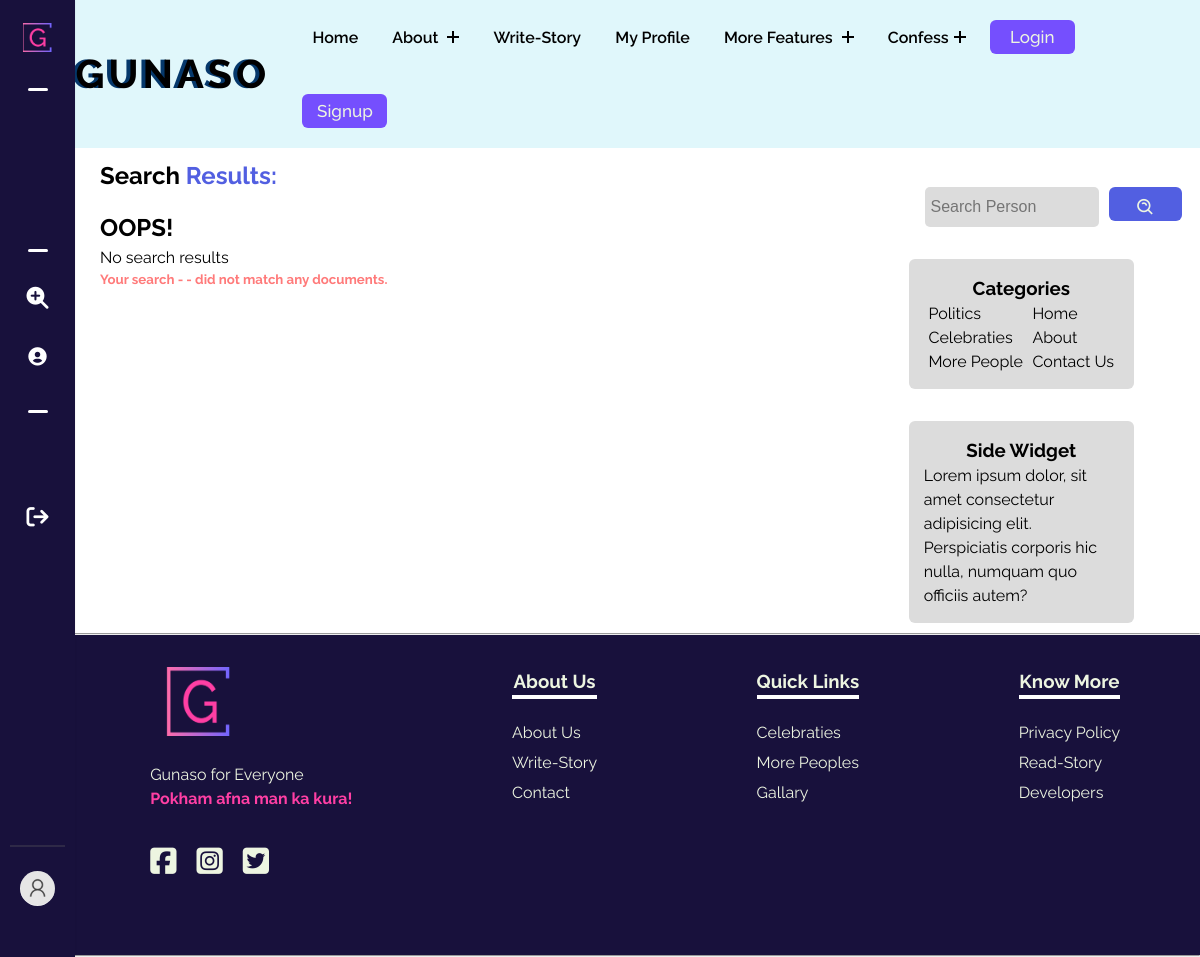
Before: /searchtopic/ with the older database file.
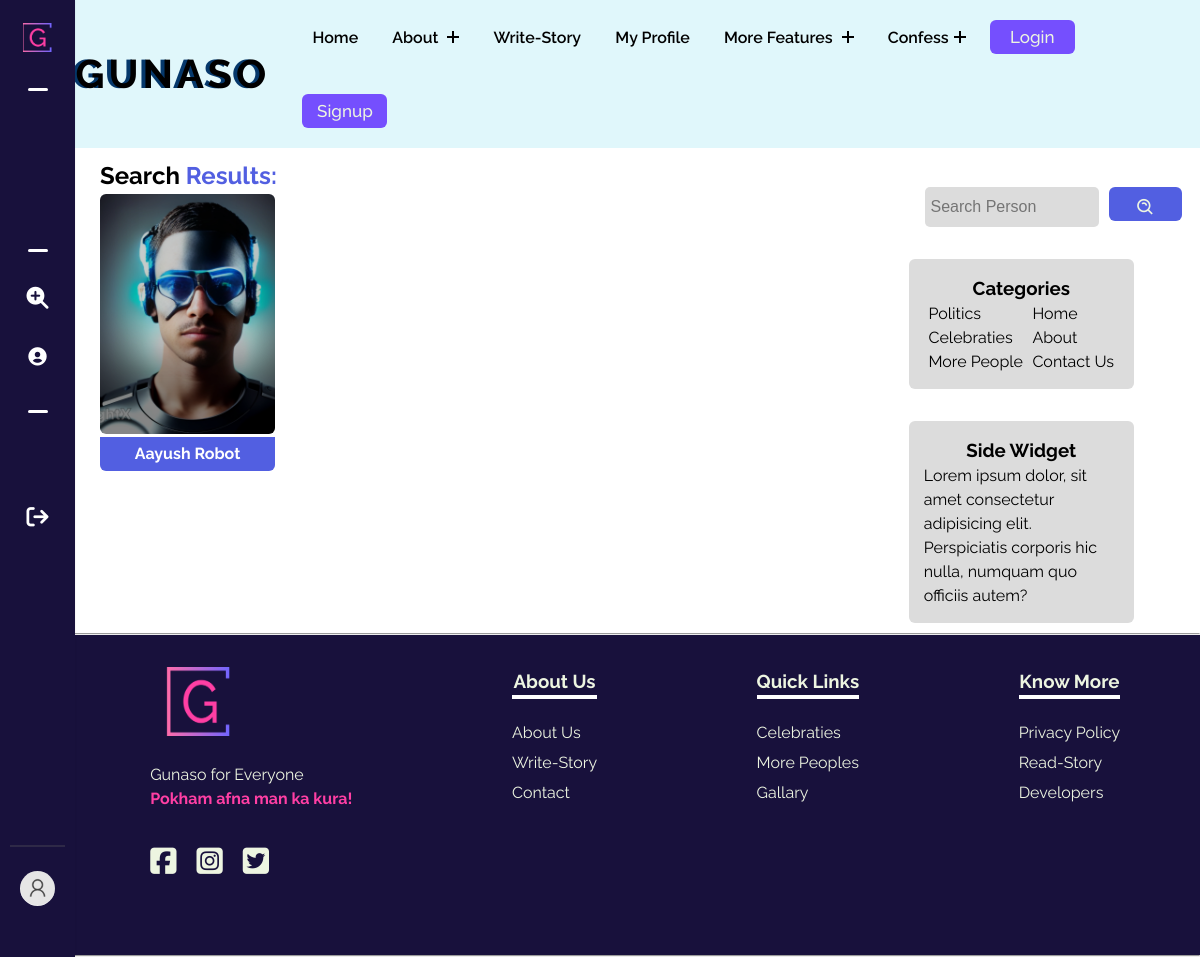
After: the same page with the newer database file.
### gunasoApp/models.py (models this page shows, shortened)
class Topic(models.Model):
    sno = models.AutoField(primary_key=True)
    name = models.CharField(max_length=30)
    date = models.DateTimeField()
    tagone = models.CharField(max_length=10)
    tagtwo = models.CharField(max_length=10)
    slug = models.CharField(max_length=130, default="slugthis")
    image = models.ImageField(upload_to="gunasoApp/images/topicimages", blank=True, default="upload-image")
    introduction = models.TextField()

### gunasoApp/views.py (the view)
# urls.py: path('searchtopic/', views.searchtopic, name="searchtopic"),
def searchtopic(request):
    query = request.GET.get('query', '')
    if len(query) > 100:
        allTopic = Topic.objects.none()
    else:
        try:
            user_id = int(query)
            topic = Topic.objects.filter(user_id=user_id)
        except ValueError:
            topic = Topic.objects.none()
        allTopicContent = Topic.objects.filter(name__icontains=query)
        allTopic = topic.union(allTopicContent)
    params = {'allTopic': allTopic, 'query': query}
    return render(request, 'topicsearch.html', params)

### templates/topicsearch.html (shortened to what this page needs)
{% extends 'base.html' %}
{% load static %}
    {% block base_style%}
    {{ block.super }}
    <link rel="stylesheet" href="{% static 'styles/topics.css' %}">
    {% endblock base_style%}
    {% block content %}
    <div class="famoustopicsmain">
        <div class="containflex">
            <div class="leftside">
                <h2>Search <span class="blue">Results:</span></h2>
                {% if allTopic|length < 1 %}
                <h2 style="margin-top: 1rem;">OOPS!</h2>
                <p>No search results</p>
                <h5 style="color:#ff7a7a;">Your search - <b>{{query}}</b> - did not match any documents.</h5>
                {% endif %}
                <div class="gridcontain">
                    {% for topic in allTopic %}
                    <div data-aos="fade-up">
                        <div class="card" style="background-image: url(../media/{{topic.image}});">
                        </div>
                        <div class="linksbtns">
                            <a class="usernameanchor" href="../topics/{{topic.slug}}">{{ topic.name }}</a>
                        </div>
                    </div>
                    {% endfor %}
                </div>
            </div>
            <div class="rightside">
                <div class="searchdiv">
                    <form method="get" action="{% url 'searchperson' %}">
                        <input class="searchinp" type="search" placeholder="Search Person"
                            aria-label="Search" name="query" id="query">
                        <button class="copybtn" type="submit" style="margin: 0;">
                            <i class='bx bx-search-alt'></i>
                        </button>
                    </form>
                </div>
                <div class="catandside">
                    <div class="categoriesdiv">
                        <h3>Categories</h3>
                        <div class="uls">
                            <ul class="lineone">
                                <li><a href="#">Politics</a></li>
                                <li><a href="#">Celebraties</a></li>
                                <li><a href="#">More People</a></li>
                            </ul>
                            <ul class="lineone">
                                <li><a href="/">Home</a></li>
                                <li><a href="/about">About</a></li>
                                <li><a href="/">Contact Us</a></li>
                            </ul>
                        </div>
                    </div>
                    <div class="categoriesdiv">
                        <h3>Side Widget</h3>
                        <p>Lorem ipsum dolor, sit amet consectetur adipisicing elit. Perspiciatis corporis hic nulla,
                            numquam quo officiis autem?</p>
                    </div>
                </div>
            </div>
        </div>
    </div>
    {% endblock %}

### templates/base.html (shortened to what this page needs)
{% load static %}
{% load webpush_notifications %}
<!DOCTYPE html>
<html lang="en">
<head>
    {% block base_style%}
    <link rel="stylesheet" href="{% static 'styles/base.css' %}">
    <link href="https://unpkg.com/aos@2.3.1/dist/aos.css" rel="stylesheet">
    {% endblock base_style%}
    <link rel="stylesheet" href="https://cdnjs.cloudflare.com/ajax/libs/font-awesome/4.7.0/css/font-awesome.min.css" />
    <link href="https://cdn.jsdelivr.net/npm/remixicon@4.0.0/fonts/remixicon.css" rel="stylesheet" />
    <link flex href="https://unpkg.com/boxicons@2.1.4/css/boxicons.min.css" rel="stylesheet" />
</head>
<body>
    <header class="header">
        <div class="container_nav">
            <div class="header-main">
                <div class="logo">
                    <a href="/">
                        <div class="contentlogo">
                            <h2 class="text" data-text="Gunaso">
                                Guanso
                            </h2>
                        </div>
                    </a>
                </div>
                <nav class="nav-menu">
                    <ul class="menu">
                        <li class="menu-item">
                            <a href="/">Home</a>
                        </li>
                        <li class="menu-item menu-item-has-children">
                            <a href="#" data-toggle="sub-menu">About <i class="plus"></i></a>
                        </li>
                        <li class="menu-item">
                            <a href="{% url 'writestory' %}">write-Story</a>
                        </li>
                        <li class="menu-item">
                            <a href="/user/{{request.user}}">My Profile</a>
                        </li>
                        <li class="menu-item menu-item-has-children">
                            <a href="#" data-toggle="sub-menu">More Features <i class="plus"></i></a>
                        </li>
                        <li class="menu-item menu-item-has-children">
                            <a href="#" data-toggle="sub-menu">Confess<i class="plus"></i></a>
                        </li>
                        {% if user.is_authenticated %}
                        <button id="logoutbtn" onclick="logoutfunc()">
                            Logout
                        </button>
                        {% else %}
                        <button id="loginbtn" onclick="loginfunc()">
                            Login
                        </button>
                        <button id="signupbtn" onclick="signupfunc()">
                            Signup
                        </button>
                        {% endif %}
                    </ul>
                </nav>
            </div>
        </div>
    </header>
    <nav class="sidebar hoverable close">
        <div class="logo_items flex">
            <span class="nav_image">
                <img src="{% static 'images/logos/g-high-resolution-logo-transparent.png' %}" alt="logo_img" />
            </span>
        </div>
        <div class="menu_container">
            <div class="menu_items">
                <ul class="menu_item">
                    <div class="menu_title flex">
                        <span class="line"></span>
                    </div>
                    <li class="item">
                        <a href="/user/{{request.user}}" class="link flex">
                            <i style="color: #fff;">
                                <lord-icon src="https://cdn.lordicon.com/hrjifpbq.json" trigger="hover"
                                    style="width:35px;height:35px" colors="primary:#fff,secondary:#fff">
                                </lord-icon>
                            </i>
                        </a>
                    </li>
                    <li class="item">
                        <a href="{% url 'update_profile' %}" class="link flex">
                            <i>
                                <lord-icon src="https://cdn.lordicon.com/ifsxxxte.json" trigger="hover"
                                    style="width:30px;height:30px" colors="primary:#fff,secondary:#fff">
                                </lord-icon>
                            </i>
                        </a>
                    </li>
                </ul>
                <ul class="menu_item">
                    <div class="menu_title flex">
                        <span class="line"></span>
                    </div>
                    <li class="item">
                        <a href="{% url 'person' %}" class="link flex">
                            <i class="fa-solid fa-magnifying-glass-plus"></i>
                        </a>
                    </li>
                    <li class="item">
                        <a href="{% url 'topics' %}" class="link flex">
                            <i class='bx bxs-user-circle'></i>
                        </a>
                    </li>
                </ul>
                <ul class="menu_item">
                    <div class="menu_title flex">
                        <span class="line"></span>
                    </div>
                    <li class="item">
                        <a href="{% url 'readstory' %}" class="link flex">
                            <i>
                                <lord-icon src="https://cdn.lordicon.com/depeqmsz.json" trigger="hover"
                                    style="width:30px;height:30px" colors="primary:#fff,secondary:#fff">
                                </lord-icon>
                            </i>
                        </a>
                    </li>
                    <li class="item">
                        {% if user.is_authenticated %}
                        <a href="{% url 'logout' %}" class="link flex">
                            <i class='bx bx-log-out-circle'></i>
                            <span>Logout</span>
                        </a>
                        {% else %}
                        <a href="{% url 'login' %}" class="link flex">
                            <i class="fa-solid fa-arrow-right-from-bracket"></i>
                        </a>
                        {% endif %}
                    </li>
                    <li class="item">
                        <a href="{% url 'developers' %}" class="link flex">
                            <i>
                                <lord-icon src="https://cdn.lordicon.com/eodeknny.json" trigger="hover"
                                    style="width:29px;height:29px; margin-left: 5px;" colors="primary:#fff,secondary:#fff">
                                </lord-icon>
                            </i>
                        </a>
                    </li>
                </ul>
            </div>
            <div class="sidebar_profile flex">
                {% if user.is_authenticated %}
                <span class="nav_image">
                    <img src="{{request.user.Profile.image.url}}" alt="logo_img"
                        style="border-radius: 50%; height: 35px; width:35px;" />
                </span>
                <div class="data_text">
                    <span class="name">{{request.user}}</span>
                    <br>
                    <span class="email">{{request.user.email}}</span>
                </div>
                {% else %}
                <span class="nav_image">
                    <img src="{% static 'images/nologgedin.jpg' %}" alt="logo_img"
                        style="border-radius: 50%; height: 35px; width:35px;" />
                </span>
                {% endif %}
            </div>
        </div>
    </nav>
    {% block content %} {% endblock %}
    <hr>
    <footer class="footer">
        <div class="fone">
            <img src="{% static 'images/logos/g-high-resolution-logo-transparent.png' %}" alt="lyamma lyamm logo"
                class="footer-logo">
            <p>Gunaso for Everyone<br> <span>Pokham afna man ka kura!</span></p>
            <div class="footer-links">
                <a href=""><i class="fa-brands fa-square-facebook"></i></a>
                <a href=""><i class="fa-brands fa-square-instagram"></i></a>
                <a href=""><i class="fa-brands fa-square-twitter"></i></a>
            </div>
        </div>
        <div class="ftwo">
            <ul>
                <h3 class="footer-h3">About Us</h3>
                <li><a href="{% url 'about' %}">About Us</a></li>
                <li><a href="{% url 'writestory' %}">Write-Story</a></li>
                <li><a href="{% url 'contact' %}">Contact</a></li>
            </ul>
        </div>
        <div class="fthree">
            <ul>
                <h3 class="footer-h3">Quick Links</h3>
                <li><a href="{% url 'topics'%}">Celebraties</a></li>
                <li><a href="{% url 'person'%}">More Peoples</a></li>
                <li><a href="{% url 'gallary' %}">Gallary</a></li>
            </ul>
        </div>
        <div class="ffour">
            <ul>
                <h3 class="footer-h3">Know More</h3>
                <li><a href="{% url 'privacypolicy' %}">Privacy Policy</a></li>
                <li><a href="{% url 'readstory' %}">Read-Story</a></li>
                <li><a href="{% url 'developers' %}">Developers</a></li>
            </ul>
        </div>
    </footer>
</body>
</html>

### static/styles/topics.css (style rules this page uses)
* { margin: 0; padding: 0; box-sizing: border-box; }
:root { --dark: #05386B; --darkgreen: #379683; --bcolor: #5CDB95; --backupgreen: #8EE4AF; --para: #EDF5E1; --mainheading: #FFF; --hotish: #FF3FA4; --skyblue: #525FE1; --deepdark: #1010; }
.blue { color: var(--skyblue); }
.copybtn { cursor: pointer; background-color: var(--skyblue); font-family: inherit; display: inline-block; width: 5em; height: 2em; line-height: 1.9em; margin: 10px 0; position: relative; overflow: hidden; border: 2px solid var(--color); transition: color .5s; z-index: 1; font-size: 17px; border-radius: 6px; font-weight: 500; color: var(--para); }
.copybtn:before { content: ""; position: absolute; z-index: -1; background: var(--skyblue); height: 150px; width: 200px; border-radius: 50%; }
.copybtn:before { top: 100%; left: 100%; transition: all .7s; }
.famoustopicsmain { margin: 0 .5rem 0 5rem; }
.containflex { padding: 10px; display: flex; gap: 20px; }
.gridcontain { display: grid; gap: 10px; grid-template-columns: repeat(4, 1fr) }
.card { padding: 6px; height: 30vh; border-radius: 6px; box-shadow: rgba(0, 0, 0, 0.35) 0px -80px 36px -1px inset; background-color: violet; background-size: cover; background-position: center; background-repeat: no-repeat; filter: brightness(80%); }
a { text-decoration: none; }
.leftside { padding: 0 10px 10px 10px; flex-basis: 70%; }
.rightside { padding-top: 13px; flex-basis: 30%; border-radius: 6px; }
.searchdiv { margin-top: 1rem; display: flex; align-items: center; margin-left: 4rem; }
.searchdiv form { display: flex; gap: 10px; }
.searchdiv i { line-height: 5vh; font-size: 20px; }
.searchinp { padding: 6px; width: 78%; background-color: gainsboro; height: 5vh; }
.searchinp { border: none; font-size: 16px; border-radius: 5px; }
.usernameanchor { display: flex; justify-content: center; font-weight: bold; margin-top: 3px; font-size: 16px; background-color: var(--skyblue); padding: 5px 10px; border-bottom-left-radius: 6px; border-bottom-right-radius: 6px; width: inherit; color: #ffffff; }
.linksbtns { display: flex; flex-direction: column; gap: 5px; }
.catandside { display: flex; flex-direction: column; align-items: center; }
.categoriesdiv { margin-top: 2rem; border-radius: 6px; padding: 15px; background-color: gainsboro; text-align: center; width: 70%; }
.categoriesdiv p { text-align: left; }
.uls { display: flex; justify-content: space-around; }
.uls ul { text-align: left; }
.uls ul li a { text-decoration: none; color: #000; cursor: pointer; }

Changed rows visible on the page:
added Topic: image (picture), name "Aayush Robot"
Other visible differences:
text no longer shown: "OOPS! No search results Your search - - did not match any documents."
